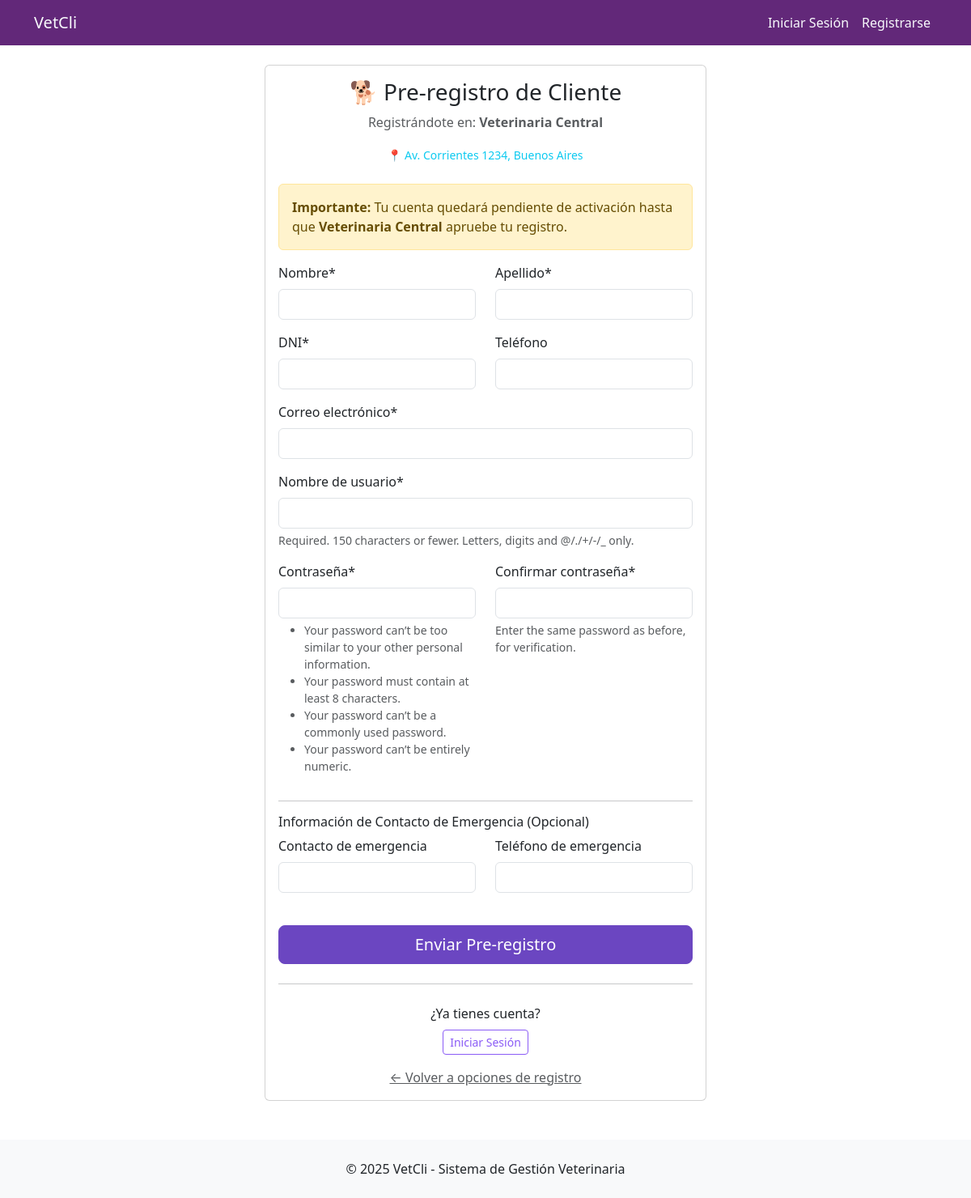
/accounts/pre-registro/veterinaria-central/, run on the app's committed database.
### apps/clinicas/models.py (models this page shows, shortened)
class Clinica(models.Model):
    nombre = models.CharField(max_length=200)
    descripcion = models.TextField(blank=True)
    direccion = models.TextField()
    telefono = models.CharField(max_length=15)
    email = models.EmailField()
    admin = models.OneToOneField(
        settings.AUTH_USER_MODEL,
        on_delete=models.CASCADE,
        limit_choices_to={"rol": "admin_veterinaria"},
        related_name="clinica_admin",
    )
    hora_apertura = models.TimeField()
    hora_cierre = models.TimeField()
    dias_atencion = models.JSONField(
        default=list, help_text="Lista de días: ['lunes', 'martes', ...]"
    )
    is_active = models.BooleanField(default=True)
    acepta_nuevos_clientes = models.BooleanField(default=True)
    fecha_creacion = models.DateTimeField(auto_now_add=True)
    fecha_actualizacion = models.DateTimeField(auto_now=True)
    slug = models.SlugField(
        max_length=100,
        unique=True,
        blank=True,
        help_text="URL amigable para cada clinica",
    )
    class Meta:
        verbose_name = "Clínica"
        verbose_name_plural = "Clínicas"
        ordering = ["nombre"]

### apps/accounts/views.py (the view, shortened to what this page needs)
class ClientePreRegistroView(CreateView):
    form_class = ClientePreRegistroForm
    template_name = "accounts/pre_registro_cliente.html"
    success_url = reverse_lazy("accounts:registro_exitoso")
    def get_context_data(self, **kwargs):
        context = super().get_context_data(**kwargs)
        clinica_slug = self.kwargs.get("clinica_slug")
        if clinica_slug:
            context["clinica"] = get_object_or_404(
                Clinica,
                slug=clinica_slug,
                is_active=True,
                acepta_nuevos_clientes=True,
            )
        return context
    def get_form_kwargs(self):
        kwargs = super().get_form_kwargs()
        clinica_slug = self.kwargs.get("clinica_slug")
        if clinica_slug:
            clinica = get_object_or_404(
                Clinica,
                slug=clinica_slug,
                is_active=True,
                acepta_nuevos_clientes=True,
            )
            kwargs["clinica"] = clinica
        return kwargs

### apps/accounts/forms.py (shortened to what this page needs)
class ClientePreRegistroForm(CustomUserCreationForm):
    contacto_emergencia = forms.CharField(
        max_length=100, required=False, label="Contacto de emergencia"
    )
    telefono_emergencia = forms.CharField(
        max_length=15, required=False, label="Teléfono de emergencia"
    )
    def __init__(self, *args, **kwargs):
        self.clinica = kwargs.pop("clinica", None)
        super().__init__(*args, **kwargs)
        self.fields["rol"].initial = "cliente"
        self.fields["rol"].widget = forms.HiddenInput()

### templates/accounts/pre_registro_cliente.html (shortened to what this page needs)
{% extends 'base.html' %}
{% load crispy_forms_tags %}
{% block content %}
<div class="row justify-content-center">
    <div class="col-md-8 col-lg-6">
        <div class="card">
            <div class="card-body">
                <div class="text-center mb-4">
                    <h3>🐕 Pre-registro de Cliente</h3>
                    {% if clinica %}
                        <p class="text-muted">Registrándote en: <strong>{{ clinica.nombre }}</strong></p>
                        <small class="text-info">📍 {{ clinica.direccion }}</small>
                    {% endif %}
                </div>
                {% if clinica %}
                    <div class="alert alert-warning">
                        <strong>Importante:</strong> Tu cuenta quedará pendiente de activación hasta que
                        <strong>{{ clinica.nombre }}</strong> apruebe tu registro.
                    </div>
                {% endif %}
                <form method="post">
                    <div class="row">
                        <div class="col-md-6">
                            {{ form.first_name|as_crispy_field }}
                        </div>
                        <div class="col-md-6">
                            {{ form.last_name|as_crispy_field }}
                        </div>
                    </div>
                    <div class="row">
                        <div class="col-md-6">
                            {{ form.dni|as_crispy_field }}
                        </div>
                        <div class="col-md-6">
                            {{ form.telefono|as_crispy_field }}
                        </div>
                    </div>
                    {{ form.email|as_crispy_field }}
                    {{ form.username|as_crispy_field }}
                    <div class="row">
                        <div class="col-md-6">
                            {{ form.password1|as_crispy_field }}
                        </div>
                        <div class="col-md-6">
                            {{ form.password2|as_crispy_field }}
                        </div>
                    </div>
                    <hr>
                    <h6>Información de Contacto de Emergencia (Opcional)</h6>
                    <div class="row">
                        <div class="col-md-6">
                            {{ form.contacto_emergencia|as_crispy_field }}
                        </div>
                        <div class="col-md-6">
                            {{ form.telefono_emergencia|as_crispy_field }}
                        </div>
                    </div>
                    <div class="d-grid gap-2 mt-4">
                        <button type="submit" class="btn btn-primary btn-lg">
                            Enviar Pre-registro
                        </button>
                    </div>
                </form>
                <hr class="my-4">
                <div class="text-center">
                    <p class="mb-2">¿Ya tienes cuenta?</p>
                    <a href="{% url 'accounts:login' %}" class="btn btn-outline-primary btn-sm">
                        Iniciar Sesión
                    </a>
                </div>
                <div class="text-center mt-3">
                    <a href="{% url 'accounts:registro_opciones' %}" class="text-muted">
                        ← Volver a opciones de registro
                    </a>
                </div>
            </div>
        </div>
    </div>
</div>
{% endblock %}

### static/css/base.css (style rules this page uses)
:root { --primary-purple: #6B46C1; --light-purple: #8B5CF6; --dark-purple: #622879; --bg-light: #F8FAFC; --text-dark: #1F2937; --border-light: #E5E7EB; }
.btn-primary { background-color: var(--primary-purple) !important; border-color: var(--primary-purple) !important; }
.btn-outline-primary { color: var(--light-purple) !important; border-color: var(--light-purple) !important; }

### data on the page
Clinica: nombre "Veterinaria Central", direccion "Av. Corrientes 1234, Buenos Aires"
